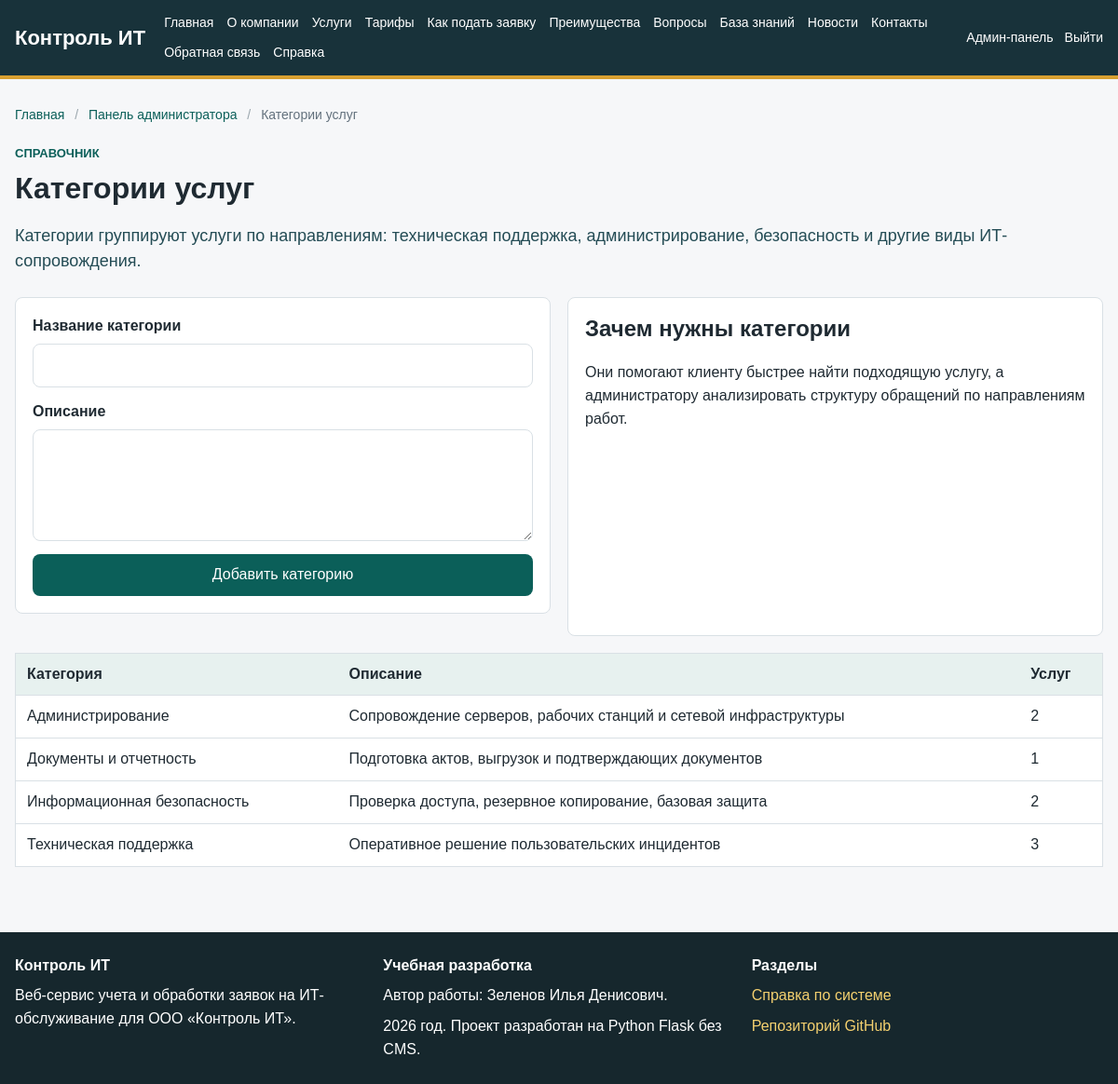
Page /admin/service-categories (signed in) on the committed database.
### app/models.py (models this page shows, shortened)
class ServiceCategory(db.Model):
    __tablename__ = "service_categories"
    id = db.Column(db.Integer, primary_key=True)
    name = db.Column(db.String(120), unique=True, nullable=False)
    description = db.Column(db.Text)
    services = db.relationship("Service", back_populates="category")

### app/routes/admin.py (the view, shortened to what this page needs)
@admin_bp.route("/service-categories", methods=["GET", "POST"])
@login_required
@role_required("Администратор")
def service_categories():
    return render_template(
        "admin/service_categories.html",
        title="Категории услуг",
        categories=ServiceCategory.query.order_by(ServiceCategory.name).all(),
        breadcrumbs=admin_breadcrumbs({"label": "Категории услуг", "url": None}),
    )

### app/models.py (called while the page is built)
@login_manager.user_loader
def load_user(user_id):
    return User.query.get(int(user_id))

    @property
    def is_active(self):
        return self.is_active_account

    def has_role(self, *role_names):
        return self.role and self.role.name in role_names

### app/routes/admin.py (called while the page is built)
def admin_breadcrumbs(*items):
    trail = [{"label": "Главная", "url": url_for("public.home")}]
    if items:
        trail.append({"label": "Панель администратора", "url": url_for("admin.dashboard")})
        trail.extend(items)
    else:
        trail.append({"label": "Панель администратора", "url": None})
    return trail

### app/templates/admin/service_categories.html (shortened to what this page needs)
{% extends "base.html" %}
{% block content %}
<section class="page-header">
    <p class="eyebrow">Справочник</p>
    <h1>Категории услуг</h1>
    <p class="lead">
        Категории группируют услуги по направлениям: техническая поддержка, администрирование,
        безопасность и другие виды ИТ-сопровождения.
    </p>
</section>
<section class="section-grid">
    <form method="post" class="form-card">
        <label>
            Название категории
            <input name="name" required>
        </label>
        <label>
            Описание
            <textarea name="description"></textarea>
        </label>
        <button>Добавить категорию</button>
    </form>
    <aside class="info-box">
        <h2>Зачем нужны категории</h2>
        <p>
            Они помогают клиенту быстрее найти подходящую услугу, а администратору
            анализировать структуру обращений по направлениям работ.
        </p>
    </aside>
</section>
<table>
    <thead>
    <tr>
        <th>Категория</th>
        <th>Описание</th>
        <th>Услуг</th>
    </tr>
    </thead>
    <tbody>
    {% for category in categories %}
        <tr>
            <td>{{ category.name }}</td>
            <td>{{ category.description or 'Описание не заполнено' }}</td>
            <td>{{ category.services|length }}</td>
        </tr>
    {% else %}
        <tr>
            <td colspan="3">Категории услуг пока не добавлены.</td>
        </tr>
    {% endfor %}
    </tbody>
</table>
{% endblock %}

### app/static/css/style.css (style rules this page uses)
:root { --page: #f6f7f9; --surface: #ffffff; --surface-soft: #eef6f4; --ink: #1f2a32; --muted: #63717d; --line: #d9e0e5; --header: #18323a; --header-2: #244c55; --accent: #0f766e; --accent-strong: #0b5f59; --warning: #b7791f; --danger: #b42318; --success: #1f7a4d; --white: #ffffff; }
* { box-sizing: border-box; }
body { margin: 0; font-family: Arial, Helvetica, sans-serif; color: var(--ink); background: var(--page); line-height: 1.55; }
.page-header { margin-bottom: 24px; }
.page-header h1 { margin-bottom: 10px; }
h1 { margin-top: 0; font-size: 32px; line-height: 1.2; }
h2 { margin-top: 0; line-height: 1.25; }
.lead { font-size: 18px; color: var(--header-2); }
.eyebrow { margin: 0 0 8px; color: var(--accent-strong); font-size: 13px; font-weight: 700; text-transform: uppercase; }
.cards, .dashboard-grid, .section-grid { display: grid; grid-template-columns: repeat(auto-fit, minmax(240px, 1fr)); gap: 18px; margin: 18px 0; }
.card, .metric, .info-box, .form-card, .comment { background: var(--surface); border: 1px solid var(--line); border-radius: 8px; padding: 18px; }
.button, button { display: inline-block; background: var(--accent-strong); color: var(--white); border: none; border-radius: 8px; padding: 10px 16px; cursor: pointer; font: inherit; text-align: center; }
.form-card { display: grid; gap: 14px; margin-bottom: 24px; }
label { display: grid; gap: 6px; font-weight: 600; }
input, textarea, select { width: 100%; padding: 10px; border: 1px solid var(--line); border-radius: 8px; font: inherit; background: var(--white); }
textarea { min-height: 120px; resize: vertical; }
table { width: 100%; border-collapse: collapse; background: var(--white); border: 1px solid var(--line); margin: 18px 0; }
th, td { padding: 10px 12px; border-bottom: 1px solid var(--line); text-align: left; vertical-align: top; }
th { background: #e7f1ef; }

### rows in the picture
ServiceCategory: name "Администрирование", description "Сопровождение серверов, рабочих станций и сетевой инфраструктуры", services|length "2"
ServiceCategory: name "Документы и отчетность", description "Подготовка актов, выгрузок и подтверждающих документов", services|length "1"
ServiceCategory: name "Информационная безопасность", description "Проверка доступа, резервное копирование, базовая защита", services|length "2"
ServiceCategory: name "Техническая поддержка", description "Оперативное решение пользовательских инцидентов", services|length "3"

### other values in the picture
{{ crumb.label }} "Главная" "Панель администратора"
{{ crumb.label }} "Категории услуг"
